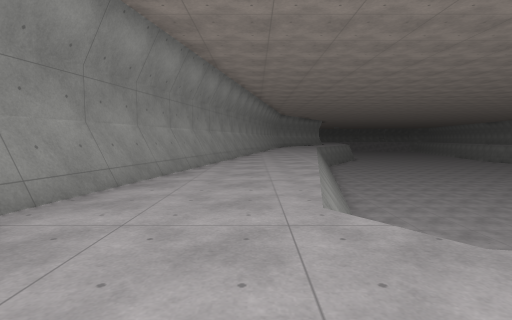
View 1 (above)

23 first-person views from a walk through a level from a Godot 3-D game. The camera is 1.3 m above the floor, tilts 4° down and sees 80° across. The floor is counted in squares, 2 m on a side. Each view is taken from the middle of a square. On the plan, view 1 faces up. The plan holds only what a view shows up to about 10 squares ahead; the rest is blank. The place goes on beyond the plan. Surface patterns are stand-ins for the level's own textures.

View 2
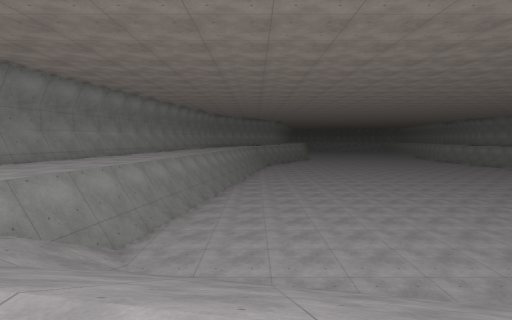

View 3
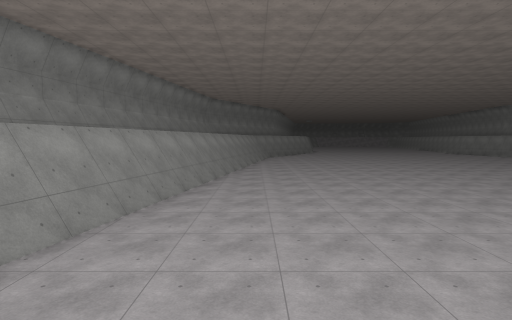

View 4
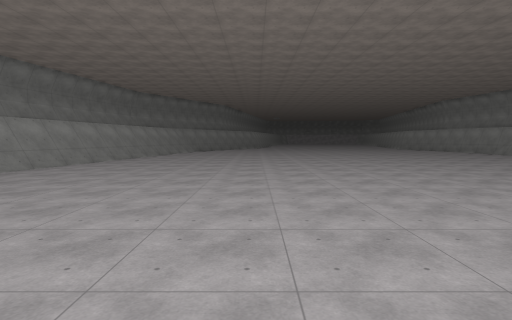

View 5
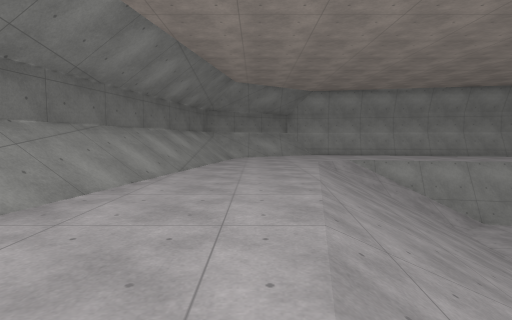

View 6
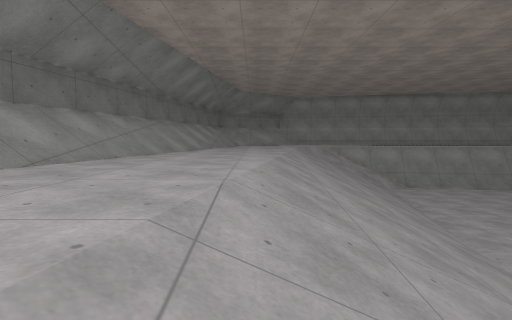

View 7
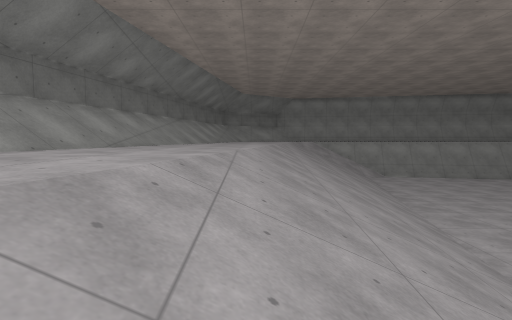

View 8
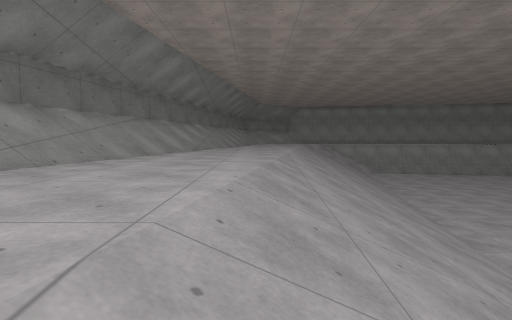

View 9
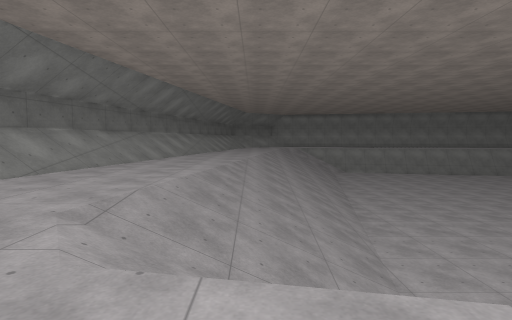

View 10
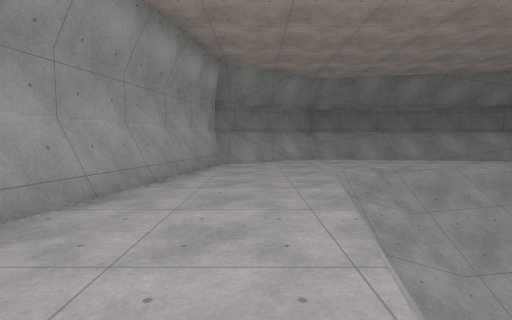

View 11
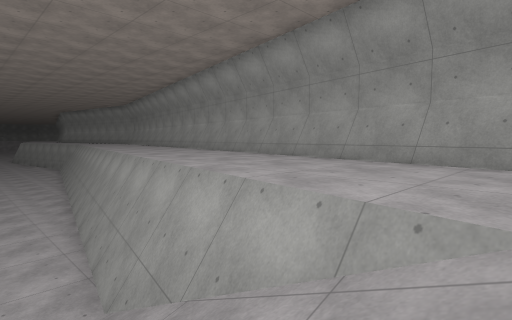

View 12
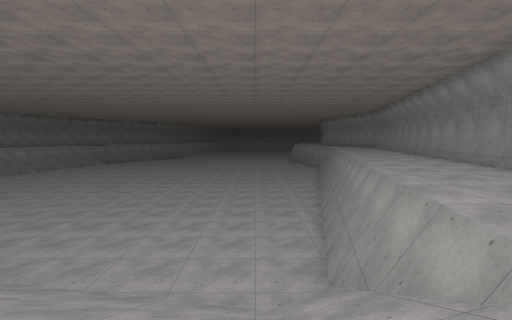

View 13
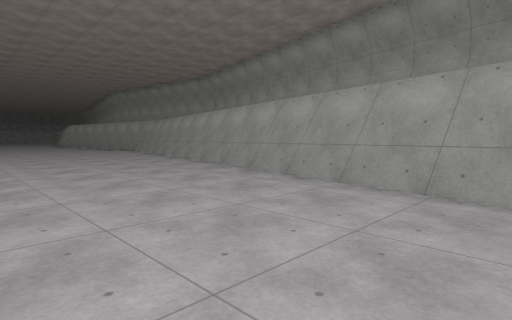

View 14
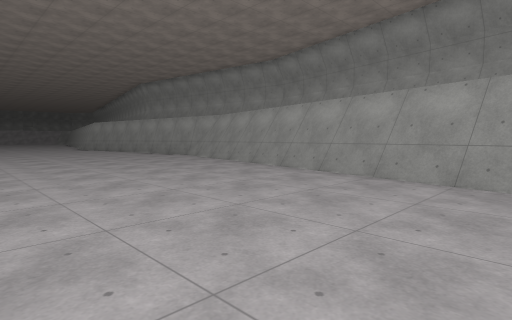

View 15
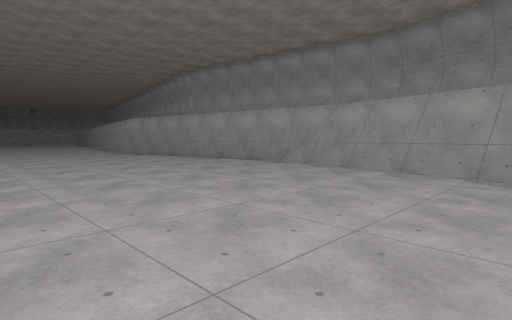

View 16
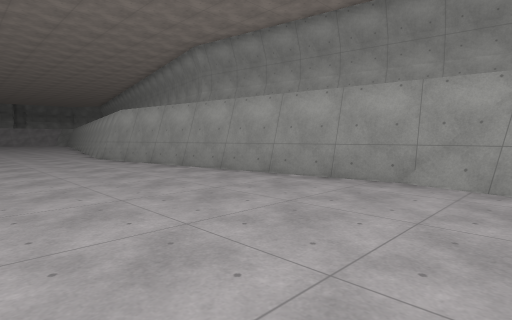

View 17
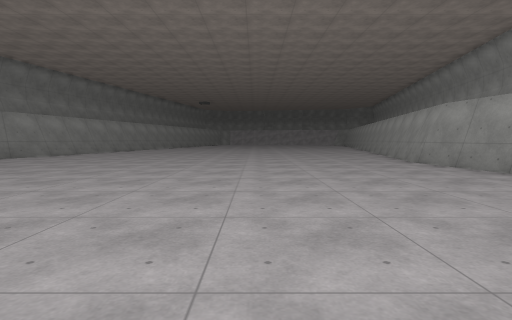

View 18
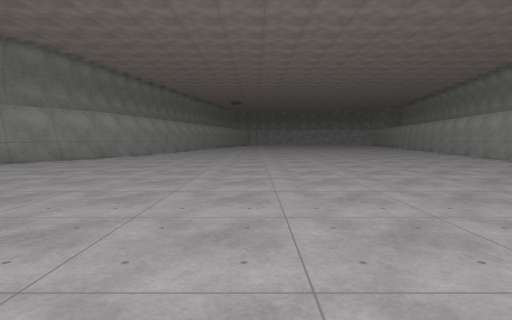

View 19
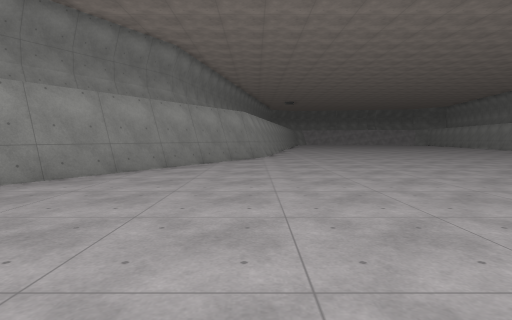

View 20
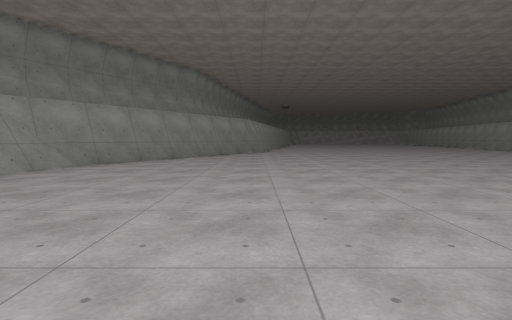

View 21
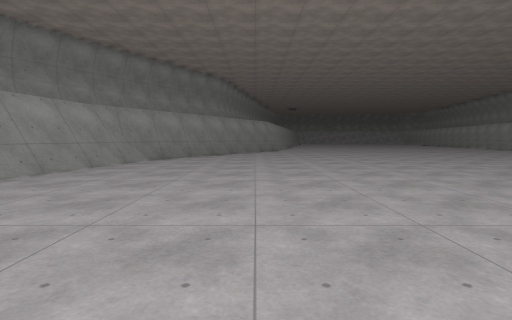

View 22
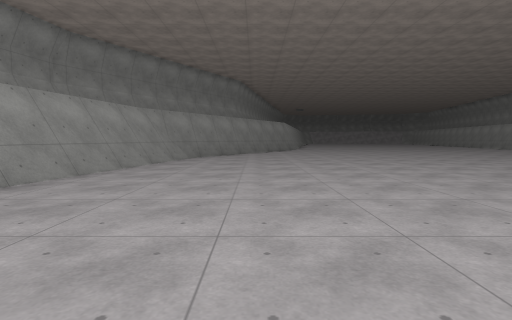

View 23
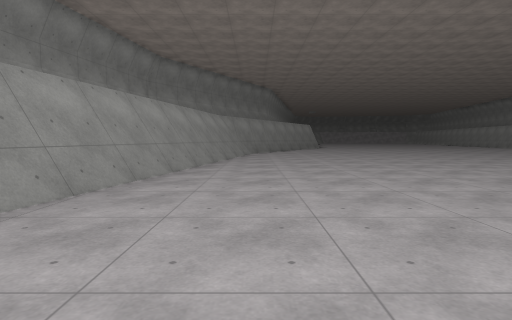

### Floor plan
Key: @ floor where view 1 was taken; # wall or solid block; . main floor; : floor 3.25 m higher than the main floor; / step, stairs or slope; = window, fence, low wall or low ledge; v drop or lower ground.
Columns run from 3 left of view 1 to 27 right of it. Each row starts with its distance up from view 1.
 31         ##  ##............#
 30         #   #.............#
 29        ##  ##.............#
 28       ##   #..............#
 27       #:  ##..............#
 26       #  ##...............#  ##
 25      #   #................v  :#
 24     ##  v#................#   #
 23     #:  #................../  #
 22     #   #..................#  #
 21     #  :#..........  ......#  #
 20     #  v#........   .......#  #
 19    ##  #.........   .......#  #
 18    #   #........    ......##  #
 17        #.......     ......#v  #
 16       :#......      ......#:  #
 15       v#......      ......#   #
 14       #......       ......#  :#
 13   #   #...................#  ##
 12   #   #..................#v  #
 11   #  :#..................#:  #
 10   #::v#..................#   #
  9   #::#...................#  :#
  8  ##::#...................#::##
  7  #:::#..................#v::#
  6  #:::#..................#:::#
  5  #::##/.................#:::#
  4  #::=///////............#:::#
  3 ##:://///////////....../#::##
  2  /:://////////////////./#::#
  1   :::::://///////////////::#
  0    @:::::::::///////////:::#
 -1    ///:::::::::::://////:::#
 -2    ##//////:::::::::::::::##
 -3     ######//////:::::::::/#
 -4          ######//////::://#
 -5               ###### ///###

Where each view was taken, in squares from view 1:
view 1: 0 up, 0 right, facing up
view 2: 0 up, 5 right, facing up
view 3: 3 up, 5 right, facing up
view 4: 3 up, 10 right, facing up
view 5: 0 up, 10 right, facing left
view 6: 0 up, 14 right, facing left
view 7: 0 up, 16 right, facing left
view 8: 1 down, 19 right, facing left
view 9: 0 up, 22 right, facing left
view 10: 5 up, 22 right, facing down
view 11: 1 down, 19 right, facing up-right
view 12: 2 down, 19 right, facing up
view 13: 5 up, 17 right, facing up-right
view 14: 10 up, 17 right, facing up-right
view 15: 15 up, 17 right, facing up-right
view 16: 19 up, 19 right, facing up-right
view 17: 21 up, 18 right, facing up
view 18: 21 up, 15 right, facing up
view 19: 21 up, 10 right, facing up
view 20: 17 up, 10 right, facing up
view 21: 15 up, 9 right, facing up
view 22: 14 up, 8 right, facing up
view 23: 11 up, 6 right, facing up
